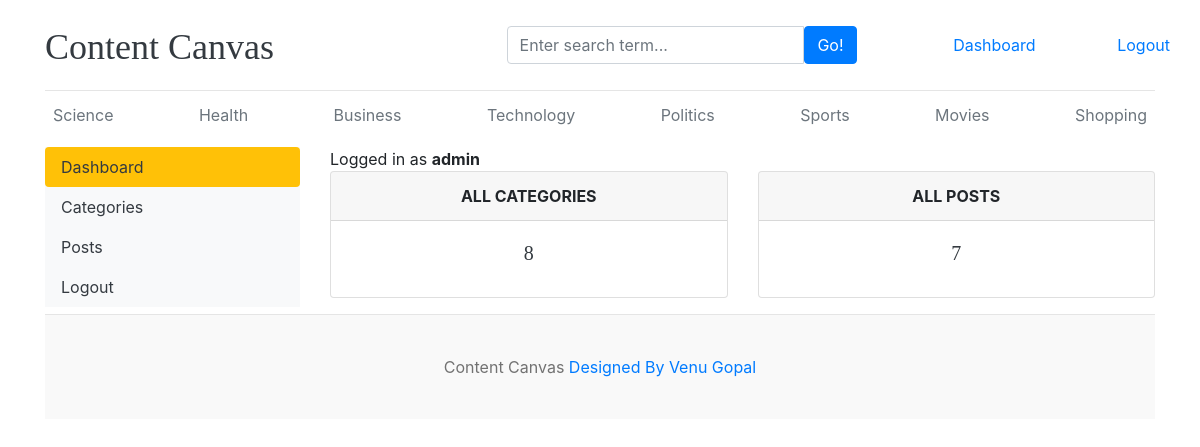
The page /dashboard/ (signed in) on the database its author committed.
### blog/models.py (models this page shows, shortened)
class Category(models.Model):
    category_name=models.CharField(max_length=50,unique=True)
    created_at=models.DateTimeField(auto_now_add=True)
    updated_at=models.DateTimeField(auto_now=True)
    class Meta:
        verbose_name_plural='categories'

### dashboards/views.py (the view)
# urls.py: path('dashboard/',include('dashboards.urls')),
@login_required(login_url='login')
def dashboard(request):
    category_count=Category.objects.all().count()
    blogs_count=Blog.objects.all().count()
    context={
        'category_count':category_count,
        'blogs_count':blogs_count,
    }
    return render(request,'dashboard/dashboard.html',context)

### blog/context_processors.py (called while the page is built)
def get_categories(request):
    categories=Category.objects.all()
    return dict(categories=categories)

def get_social_links(request):
    social_links=SocialLink.objects.all()
    return dict(social_links=social_links)

### templates/dashboard/dashboard.html
{% extends 'base.html' %}
{% block content %}
<div class="row">
    {% include 'dashboard/sidebar.html' %}
    </div>
    <div class="col-md-9">
        <span>Logged in as <b>{{ user }}</b></span>
        <div class="row">
            <div class="col">
                <div class="card border-default mb-3">
                    <div class="card-header text-center text-uppercase font-weight-bold">All Categories</div>
                        <div class="card-body text-dark">
                        <h5 class="card-title text-center">{{category_count}}</h5>
                        </div>
                    </div>
                </div>
            <div class="col">
                <div class="card border-default mb-3">
                    <div class="card-header text-center text-uppercase font-weight-bold">All Posts</div>
                         <div class="card-body text-dark">
                            <h5 class="card-title text-center">{{blogs_count}}</h5>
                         </div>
                    </div>
                </div>
            </div>
        </div>
</div>
{% endblock %}

### templates/base.html (shortened to what this page needs)
{% load static %}
<!DOCTYPE html>
<html lang="en">
<head>
    <link href="https://getbootstrap.com/docs/4.0/dist/css/bootstrap.min.css" rel="stylesheet">
    <link href="{% static "css/cc.css" %}" rel="stylesheet">
    <link rel="stylesheet" href="https://cdnjs.cloudflare.com/ajax/libs/font-awesome/4.7.0/css/font-awesome.min.css">
  </head>
<body>
    <div class="container">
      <header class="blog-header py-3">
        <div class="row flex-nowrap justify-content-between align-items-center">
          <div class="col-4 pt-1">
            <a class="blog-header-logo text-dark" href="/">Content Canvas</a>
          </div>
           <div class="col-4">
              <form action="{% url "search" %}" method="GET">
                <div class="input-group">
                    <input class="form-control" type="text" name="keyword" value="{{keyword}}" placeholder="Enter search term..." aria-label="Enter search term..." aria-describedby="button-search" />
                    <button class="btn btn-primary" id="button-search" type="button">Go!</button>
                </div>
              </form>
            </div>
          {% if not user.is_authenticated %}
          <div class="col-4 d-flex justify-content-end align-items-center">
            <a class="btn btn-sm btn-warning" href="{% url 'login' %}">Login</a> &nbsp;
            <a class="btn btn-sm btn-outline-secondary" href="{% url "register" %}">Register</a>
          </div>
          {% else %}
          <span><a href="{% url 'dashboard' %}">Dashboard</a></span>
          <span><a href="{% url 'logout' %}">Logout</a></span>
          {% endif %}
        </div>
      </header>
      <div class="nav-scroller py-1 mb-2">
        <nav class="nav d-flex justify-content-between">
          {% for cat in categories %}
          <a class="p-2 text-muted" href="{% url "posts_by_category" cat.id %}">{{cat.category_name}}</a>
          {% endfor %}
        </nav>
      </div>
{% block content %}
{% endblock %}
<footer class="blog-footer">
    <p>Content Canvas  <a href="#">Designed By Venu Gopal</a></p>
</footer>
</body>

### contentcanvas/static/css/cc.css (style rules this page uses)
.blog-header { border-bottom: 1px solid #e5e5e5; }
.blog-header-logo { font-family: "Playfair Display", Georgia, "Times New Roman", serif; font-size: 2.25rem; }
h1, h2, h3, h4, h5, h6 { font-family: "Playfair Display", Georgia, "Times New Roman", serif; }
.blog-footer { padding: 2.5rem 0; color: #727272; text-align: center; background-color: #f9f9f9; border-top: .05rem solid #e5e5e5; }
.blog-footer p:last-child { margin-bottom: 0; }

### rows shown on the page
Category: category_name "Science"
Category: category_name "Health"
Category: category_name "Business"
Category: category_name "Technology"
Category: category_name "Politics"
Category: category_name "Sports"
Category: category_name "Movies"
Category: category_name "Shopping"

### other values the page prints
{{ user }} "admin"
{{ category_count }} "8"
{{ blogs_count }} "7"
